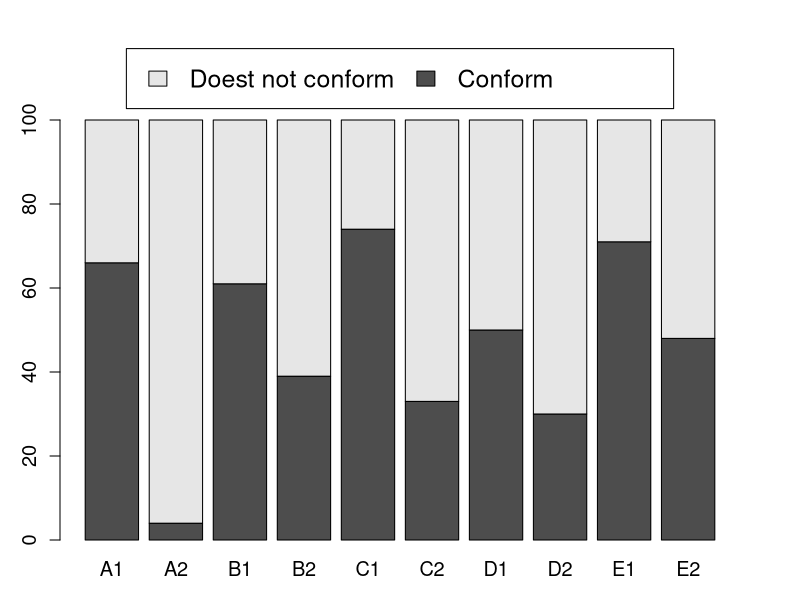
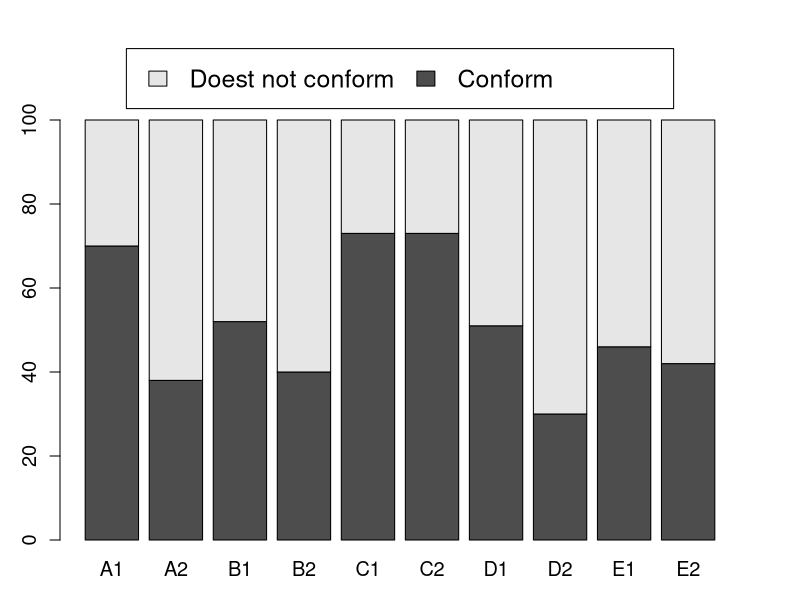
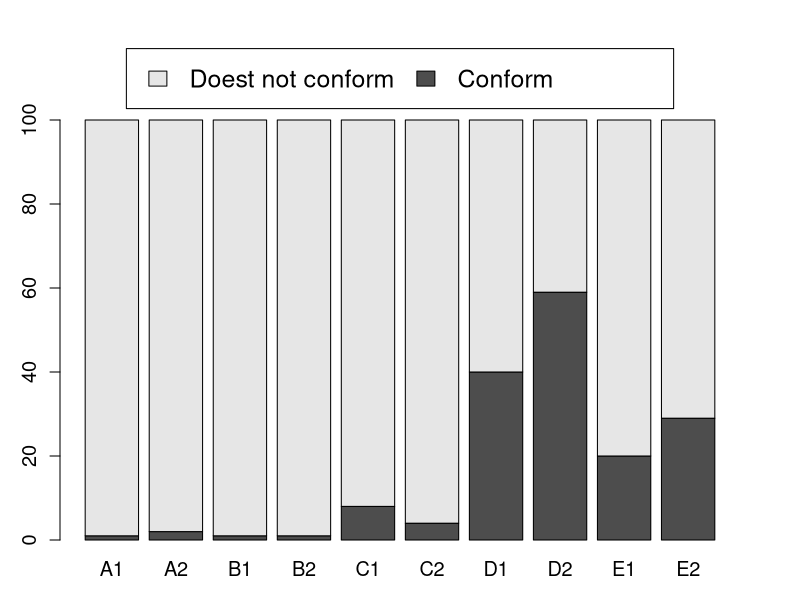
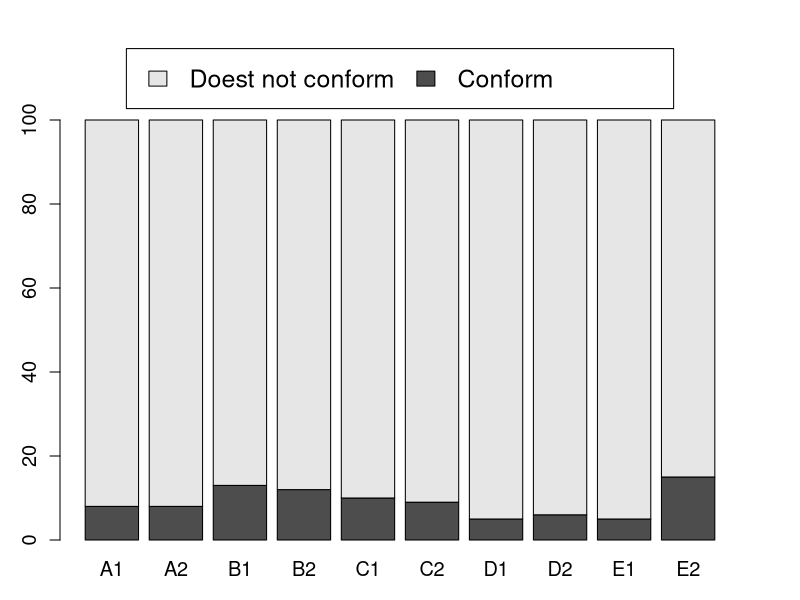

Here is the R script that generated these plots, in order:
# Image type: EPS
# Image size: 700 x 520

# BP1 Closed
data_closed <- data.frame(row.names=c("atom_internals","atom_externals","electron_internals","electron_externals", "hubot_internals","hubot_externals","git-lfs_internals","git-lfs_externals", "linguist_internals","linguist_externals"), 
                meet=c(66,4,61,39,74,33,50,30,71,48), doesnt_meet=c(34,96,39,61,26,67,50,70,29,52))
data_closed <- do.call(rbind, data_closed)

par(mar=c(3,3,6,3))
barplot(data_closed, beside = FALSE, ylim=c(0,100), legend.text = c("Conform", "Doest not conform"), 
        args.legend = list(x = "top", ncol = 2, cex = 1.5, xpd = TRUE, inset = c(-0.17,-0.17)), names.arg = c("A1", "A2", "B1", "B2", "C1", "C2", "D1", "D2", "E1", "E2"), cex.names=1.2, cex.axis=1.2, ylab = "Percentage", cex.lab=1.2)

# BP1 Merged
data_merged <- data.frame(row.names=c("atom_internals","atom_externals","electron_internals","electron_externals", "hubot_internals","hubot_externals","git-lfs_internals","git-lfs_externals", "linguist_internals","linguist_externals"), 
                          meet=c(70,38,52,40,73,73,51,30,46,42), doesnt_meet=c(30,62,48,60,27,27,49,70,54,58))
data_merged <- do.call(rbind, data_merged)

barplot(data_merged, beside = FALSE, ylim=c(0,100), legend.text = c("Conform", "Doest not conform"), 
        args.legend = list(x = "top", ncol = 2, cex = 1.5, xpd = TRUE, inset = c(-0.17,-0.17)), names.arg = c("A1", "A2", "B1", "B2", "C1", "C2", "D1", "D2", "E1", "E2"), cex.names=1.2, cex.axis=1.2, ylab = "Percentage", cex.lab=1.2)

# BP2 Merged
data_merged <- data.frame(row.names=c("atom_internals","atom_externals","electron_internals","electron_externals", "hubot_internals","hubot_externals","git-lfs_internals","git-lfs_externals", "linguist_internals","linguist_externals"), 
                         meet=c(1,2, 1, 1, 8, 4, 40, 59, 20, 29), doesnt_meet=c(99, 98, 99, 99, 92, 96, 60, 41, 80, 71))
data_merged <- do.call(rbind, data_merged)
barplot(data_merged, beside = FALSE, ylim=c(0,100), legend.text = c("Conform", "Doest not conform"), 
        args.legend = list(x = "top", ncol = 2, cex = 1.5, xpd = TRUE, inset = c(-0.17,-0.17)), names.arg = c("A1", "A2", "B1", "B2", "C1", "C2", "D1", "D2", "E1", "E2"), cex.names=1.2, cex.axis=1.2, ylab = "Percentage", cex.lab=1.2)

# BP3 Merged
data_merged <- data.frame(row.names=c("atom_internals","atom_externals","electron_internals","electron_externals", "hubot_internals","hubot_externals","git-lfs_internals","git-lfs_externals", "linguist_internals","linguist_externals"), 
                          meet=c(8,8,13, 12,10,9,5,6,5,15), doesnt_meet=c(92,92,87,88,90,91,95,94,95,85))
data_merged <- do.call(rbind, data_merged)
barplot(data_merged, beside = FALSE, ylim=c(0,100), legend.text = c("Conform", "Doest not conform"), 
        args.legend = list(x = "top", ncol = 2, cex = 1.5, xpd = TRUE, inset = c(-0.17,-0.17)), names.arg = c("A1", "A2", "B1", "B2", "C1", "C2", "D1", "D2", "E1", "E2"), cex.names=1.2, cex.axis=1.2, ylab = "Percentage", cex.lab=1.2)
